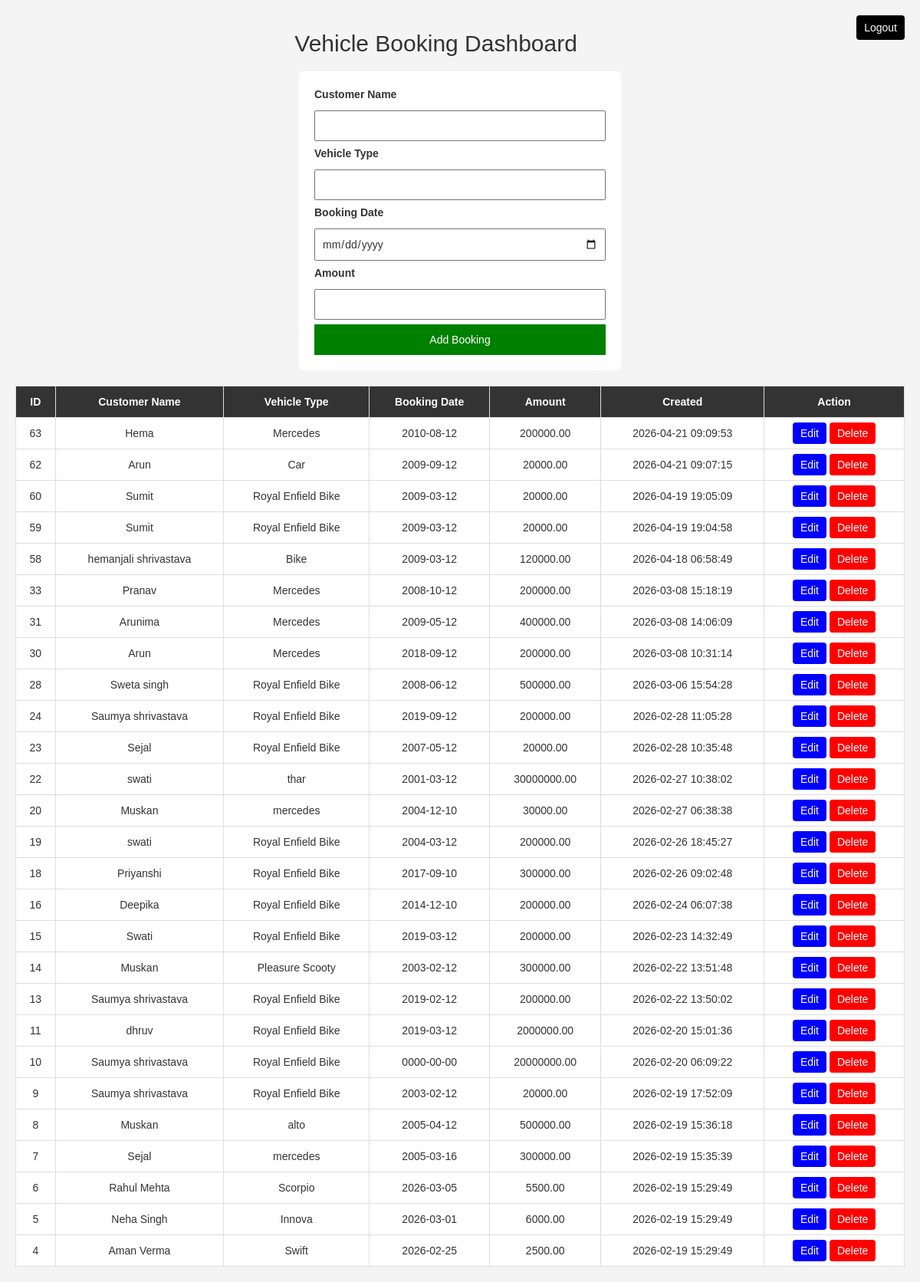
Screenshot of /dashboard.php (signed in) with the database file from the repository.
### tables this page shows
CREATE TABLE `bookings` (
  `id` int(11) NOT NULL,
  `customer_name` varchar(100) NOT NULL,
  `contact` varchar(100) DEFAULT NULL,
  `vehicle_type` varchar(100) NOT NULL,
  `booking_date` date NOT NULL,
  `amount` decimal(10,2) NOT NULL,
  `created_at` timestamp NOT NULL DEFAULT current_timestamp()
);

### dashboard.php (the view, shortened to what this page needs)
<?php
$conn = mysqli_connect("localhost","root","","car_rental_db");
$edit_id=0;
$customer_name='';
$vehicle_type='';
$booking_date='';
$amount='';
?>
<!DOCTYPE html>
<html>
<head>
<link rel="stylesheet" href="https://maxcdn.bootstrapcdn.com/bootstrap/3.4.1/css/bootstrap.min.css">
<link rel="stylesheet" href="https://maxcdn.bootstrapcdn.com/bootstrap/3.4.1/css/bootstrap.min.css">
</head>
<body>
<?php if(!isset($_SESSION['admin'])){ ?>
<div class="login-box">
<h3 align="center">Admin Login</h3>
<?php if(isset($error)){ echo "<p style='color:red'>$error</p>"; } ?>
<form method="post">
<input type="text" name="username" placeholder="Username" required>
<input type="password" name="password" placeholder="Password" required>
<button type="submit" name="login">Login</button>
</form>
</div>
<?php } else { ?>
<a class="logout" href="?logout=true">Logout</a>
<h2 align="center">Vehicle Booking Dashboard</h2>
<div class="form-box">
<form method="post">
<label>Customer Name</label>
<input type="text" name="customer_name" value="<?php echo $customer_name; ?>" required>
<label>Vehicle Type</label>
<input type="text" name="vehicle_type" value="<?php echo $vehicle_type; ?>" required>
<label>Booking Date</label>
<input type="date" name="booking_date" value="<?php echo $booking_date; ?>" required>
<label>Amount</label>
<input type="number" name="amount" value="<?php echo $amount; ?>" required>
<?php if($edit_id>0){ ?>
<button type="submit" name="update">Update Booking</button>
<?php } else { ?>
<button type="submit" name="add">Add Booking</button>
<?php } ?>
</form>
</div>
<table>
<tr>
<th>ID</th>
<th>Customer Name</th>
<th>Vehicle Type</th>
<th>Booking Date</th>
<th>Amount</th>
<th>Created</th>
<th>Action</th>
</tr>
<?php
$result=mysqli_query($conn,"SELECT * FROM bookings ORDER BY id DESC");
while($row=mysqli_fetch_assoc($result)){
?>
<tr>
<td><?php echo $row['id']; ?></td>
<td><?php echo $row['customer_name']; ?></td>
<td><?php echo $row['vehicle_type']; ?></td>
<td><?php echo $row['booking_date']; ?></td>
<td><?php echo $row['amount']; ?></td>
<td><?php echo $row['created_at']; ?></td>
<td>
<a class="edit" href="?edit=<?php echo $row['id']; ?>">Edit</a>
<a class="delete" href="?delete=<?php echo $row['id']; ?>" onclick="return confirm('Delete record?')">Delete</a>
</td>
</tr>
<?php } ?>
</table>
<?php } ?>
</body>
</html>

### dashboard.php (style rules this page uses)
body { font-family:Arial; background:#f4f4f4; padding:20px; }
input { width:100%; padding:8px; margin:6px 0; }
button { padding:10px; width:100%; background:green; color:white; border:none; cursor:pointer; }
table { width:100%; border-collapse:collapse; margin-top:20px; background:white; }
th,td { border:1px solid #ddd; padding:10px; text-align:center; }
th { background:#333; color:white; }
a { text-decoration:none; padding:6px 10px; color:white; border-radius:4px; }
.edit { background:blue; }
.delete { background:red; }
.logout { background:black;float:right; }
.form-box { width:420px; margin:auto; background:white; padding:20px; margin-top:20px; border-radius:6px; }

### rows the page displays
bookings: id "63", customer_name "Hema", vehicle_type "Mercedes", booking_date "2010-08-12", amount "200000.00", created_at "2026-04-21 09:09:53"
bookings: id "62", customer_name "Arun", vehicle_type "Car", booking_date "2009-09-12", amount "20000.00", created_at "2026-04-21 09:07:15"
bookings: id "60", customer_name "Sumit", vehicle_type "Royal Enfield Bike", booking_date "2009-03-12", amount "20000.00", created_at "2026-04-19 19:05:09"
bookings: id "59", customer_name "Sumit", vehicle_type "Royal Enfield Bike", booking_date "2009-03-12", amount "20000.00", created_at "2026-04-19 19:04:58"
bookings: id "58", customer_name "hemanjali shrivastava", vehicle_type "Bike", booking_date "2009-03-12", amount "120000.00", created_at "2026-04-18 06:58:49"
bookings: id "33", customer_name "Pranav", vehicle_type "Mercedes", booking_date "2008-10-12", amount "200000.00", created_at "2026-03-08 15:18:19"
bookings: id "31", customer_name "Arunima", vehicle_type "Mercedes", booking_date "2009-05-12", amount "400000.00", created_at "2026-03-08 14:06:09"
bookings: id "30", customer_name "Arun", vehicle_type "Mercedes", booking_date "2018-09-12", amount "200000.00", created_at "2026-03-08 10:31:14"
bookings: id "28", customer_name "Sweta singh", vehicle_type "Royal Enfield Bike", booking_date "2008-06-12", amount "500000.00", created_at "2026-03-06 15:54:28"
bookings: id "24", customer_name "Saumya shrivastava", vehicle_type "Royal Enfield Bike", booking_date "2019-09-12", amount "200000.00", created_at "2026-02-28 11:05:28"
bookings: id "23", customer_name "Sejal", vehicle_type "Royal Enfield Bike", booking_date "2007-05-12", amount "20000.00", created_at "2026-02-28 10:35:48"
bookings: id "22", customer_name "swati", vehicle_type "thar", booking_date "2001-03-12", amount "30000000.00", created_at "2026-02-27 10:38:02"
bookings: id "20", customer_name "Muskan", vehicle_type "mercedes", booking_date "2004-12-10", amount "30000.00", created_at "2026-02-27 06:38:38"
bookings: id "19", customer_name "swati", vehicle_type "Royal Enfield Bike", booking_date "2004-03-12", amount "200000.00", created_at "2026-02-26 18:45:27"
bookings: id "18", customer_name "Priyanshi", vehicle_type "Royal Enfield Bike", booking_date "2017-09-10", amount "300000.00", created_at "2026-02-26 09:02:48"
bookings: id "16", customer_name "Deepika", vehicle_type "Royal Enfield Bike", booking_date "2014-12-10", amount "200000.00", created_at "2026-02-24 06:07:38"
bookings: id "15", customer_name "Swati", vehicle_type "Royal Enfield Bike", booking_date "2019-03-12", amount "200000.00", created_at "2026-02-23 14:32:49"
bookings: id "14", customer_name "Muskan", vehicle_type "Pleasure Scooty", booking_date "2003-02-12", amount "300000.00", created_at "2026-02-22 13:51:48"
bookings: id "13", customer_name "Saumya shrivastava", vehicle_type "Royal Enfield Bike", booking_date "2019-02-12", amount "200000.00", created_at "2026-02-22 13:50:02"
bookings: id "11", customer_name "dhruv", vehicle_type "Royal Enfield Bike", booking_date "2019-03-12", amount "2000000.00", created_at "2026-02-20 15:01:36"
bookings: id "10", customer_name "Saumya shrivastava", vehicle_type "Royal Enfield Bike", booking_date "0000-00-00", amount "20000000.00", created_at "2026-02-20 06:09:22"
bookings: id "9", customer_name "Saumya shrivastava", vehicle_type "Royal Enfield Bike", booking_date "2003-02-12", amount "20000.00", created_at "2026-02-19 17:52:09"
bookings: id "8", customer_name "Muskan", vehicle_type "alto", booking_date "2005-04-12", amount "500000.00", created_at "2026-02-19 15:36:18"
bookings: id "7", customer_name "Sejal", vehicle_type "mercedes", booking_date "2005-03-16", amount "300000.00", created_at "2026-02-19 15:35:39"
bookings: id "6", customer_name "Rahul Mehta", vehicle_type "Scorpio", booking_date "2026-03-05", amount "5500.00", created_at "2026-02-19 15:29:49"
bookings: id "5", customer_name "Neha Singh", vehicle_type "Innova", booking_date "2026-03-01", amount "6000.00", created_at "2026-02-19 15:29:49"
bookings: id "4", customer_name "Aman Verma", vehicle_type "Swift", booking_date "2026-02-25", amount "2500.00", created_at "2026-02-19 15:29:49"
